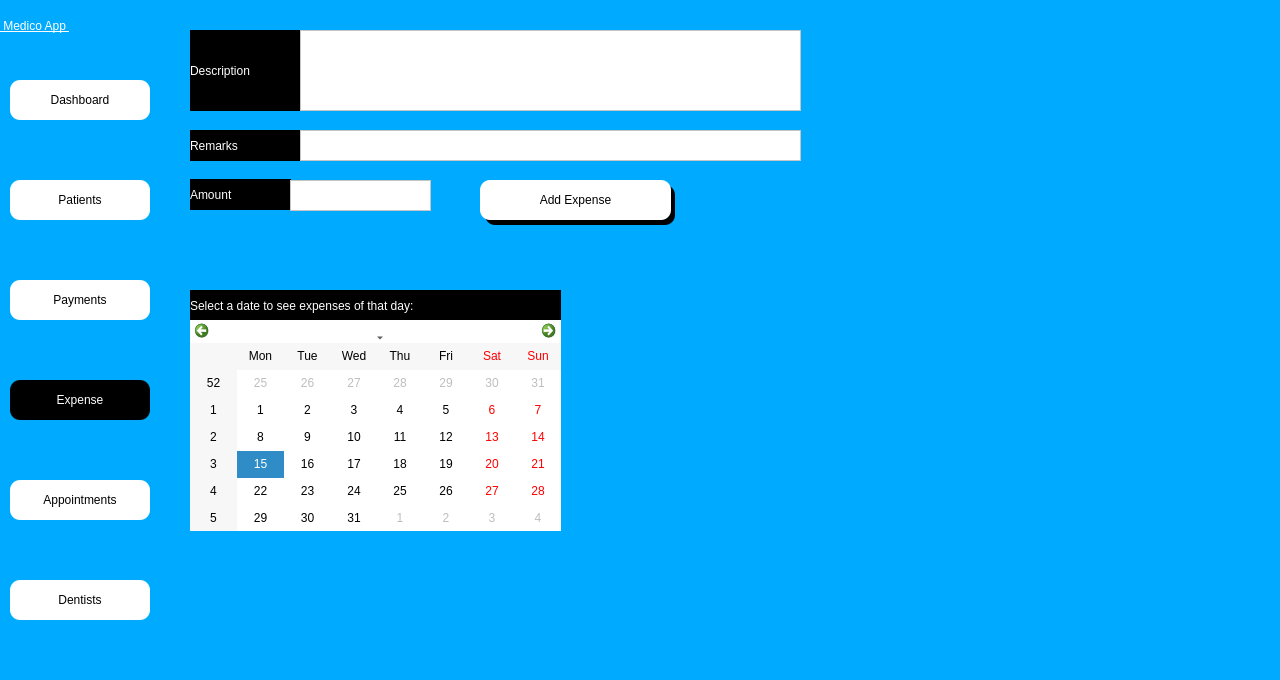
<?xml version="1.0" encoding="UTF-8"?>
<ui version="4.0">
 <class>Dialog</class>
 <widget class="QDialog" name="Dialog">
  <property name="geometry">
   <rect>
    <x>0</x>
    <y>0</y>
    <width>1280</width>
    <height>680</height>
   </rect>
  </property>
  <property name="windowTitle">
   <string>Dialog</string>
  </property>
  <property name="styleSheet">
   <string notr="true">background-color: rgb(0, 170, 255);</string>
  </property>
  <widget class="QWidget" name="side_bar" native="true">
   <property name="geometry">
    <rect>
     <x>0</x>
     <y>0</y>
     <width>160</width>
     <height>681</height>
    </rect>
   </property>
   <property name="styleSheet">
    <string notr="true">
background-color: rgba(170, 170, 255,.5);

</string>
   </property>
   <widget class="QPushButton" name="patient_btn">
    <property name="geometry">
     <rect>
      <x>10</x>
      <y>180</y>
      <width>140</width>
      <height>40</height>
     </rect>
    </property>
    <property name="styleSheet">
     <string notr="true">QPushButton{


font:  14pt &quot;Segoe UI &quot;;
background-color: rgb(255, 255, 255);
border-top-left-radius:10px;
border-bottom-left-radius:10px;
border-top-right-radius:10px;
border-bottom-right-radius:10px;}
QPushButton:hover{
	background-color: rgb(161, 161, 161);
	color: rgb(255, 255, 255);
}
QPushButton:focus{
	background-color: rgb(161, 161, 161);
	color: rgb(255, 255, 255);
}</string>
    </property>
    <property name="text">
     <string>Patients</string>
    </property>
    <property name="icon">
     <iconset>
      <normaloff>../Medico_modern/patientdownload .png</normaloff>../Medico_modern/patientdownload .png</iconset>
    </property>
   </widget>
   <widget class="QPushButton" name="dash_btn">
    <property name="geometry">
     <rect>
      <x>10</x>
      <y>80</y>
      <width>140</width>
      <height>40</height>
     </rect>
    </property>
    <property name="styleSheet">
     <string notr="true">QPushButton{


font:  14pt &quot;Segoe UI &quot;;
background-color: rgb(255, 255, 255);
border-top-left-radius:10px;
border-bottom-left-radius:10px;
border-top-right-radius:10px;
border-bottom-right-radius:10px;}
QPushButton:hover{
	background-color: rgb(161, 161, 161);
	color: rgb(255, 255, 255);
}
QPushButton:focus{
	background-color: rgb(161, 161, 161);
	color: rgb(255, 255, 255);
}</string>
    </property>
    <property name="text">
     <string>Dashboard</string>
    </property>
    <property name="icon">
     <iconset>
      <normaloff>../Medico_modern/dashboard.png</normaloff>../Medico_modern/dashboard.png</iconset>
    </property>
   </widget>
   <widget class="QPushButton" name="appointment_btn">
    <property name="geometry">
     <rect>
      <x>10</x>
      <y>480</y>
      <width>140</width>
      <height>40</height>
     </rect>
    </property>
    <property name="styleSheet">
     <string notr="true">QPushButton{


font:  14pt &quot;Segoe UI &quot;;
background-color: rgb(255, 255, 255);
border-top-left-radius:10px;
border-bottom-left-radius:10px;
border-top-right-radius:10px;
border-bottom-right-radius:10px;}
QPushButton:hover{
	background-color: rgb(161, 161, 161);
	color: rgb(255, 255, 255);
}
QPushButton:focus{
	background-color: rgb(161, 161, 161);
	color: rgb(255, 255, 255);
}</string>
    </property>
    <property name="text">
     <string>Appointments</string>
    </property>
    <property name="icon">
     <iconset>
      <normaloff>../Medico_modern/appointmentdownload (1).png</normaloff>../Medico_modern/appointmentdownload (1).png</iconset>
    </property>
   </widget>
   <widget class="QPushButton" name="dentist_btn">
    <property name="geometry">
     <rect>
      <x>10</x>
      <y>580</y>
      <width>140</width>
      <height>40</height>
     </rect>
    </property>
    <property name="styleSheet">
     <string notr="true">QPushButton{


font:  14pt &quot;Segoe UI &quot;;
background-color: rgb(255, 255, 255);
border-top-left-radius:10px;
border-bottom-left-radius:10px;
border-top-right-radius:10px;
border-bottom-right-radius:10px;}
QPushButton:hover{
	background-color: rgb(161, 161, 161);
	color: rgb(255, 255, 255);
}
QPushButton:focus{
	background-color: rgb(161, 161, 161);
	color: rgb(255, 255, 255);
}</string>
    </property>
    <property name="text">
     <string>Dentists</string>
    </property>
    <property name="icon">
     <iconset>
      <normaloff>../Medico_modern/dentistimages.png</normaloff>../Medico_modern/dentistimages.png</iconset>
    </property>
   </widget>
   <widget class="QPushButton" name="payment_btn">
    <property name="geometry">
     <rect>
      <x>10</x>
      <y>280</y>
      <width>140</width>
      <height>40</height>
     </rect>
    </property>
    <property name="styleSheet">
     <string notr="true">QPushButton{


font:  14pt &quot;Segoe UI &quot;;
background-color: rgb(255, 255, 255);
border-top-left-radius:10px;
border-bottom-left-radius:10px;
border-top-right-radius:10px;
border-bottom-right-radius:10px;}
QPushButton:hover{
	background-color: rgb(161, 161, 161);
	color: rgb(255, 255, 255);
}
QPushButton:focus{
	background-color: rgb(161, 161, 161);
	color: rgb(255, 255, 255);
}</string>
    </property>
    <property name="text">
     <string>Payments</string>
    </property>
    <property name="icon">
     <iconset>
      <normaloff>../Medico_modern/billingdownload (1).png</normaloff>../Medico_modern/billingdownload (1).png</iconset>
    </property>
   </widget>
   <widget class="QPushButton" name="expense_btn">
    <property name="geometry">
     <rect>
      <x>10</x>
      <y>380</y>
      <width>140</width>
      <height>40</height>
     </rect>
    </property>
    <property name="styleSheet">
     <string notr="true">
QPushButton{


font:  14pt &quot;Segoe UI &quot;;
background-color: rgb(255, 255, 255);
border-top-left-radius:10px;
border-bottom-left-radius:10px;
border-top-right-radius:10px;
border-bottom-right-radius:10px;

	background-color: rgb(0, 0, 0);
	color: rgb(255, 255, 255);
}

QPushButton:hover{
	background-color: rgb(161, 161, 161);
	color: rgb(255, 255, 255);
}
QPushButton:focus{
	background-color: rgb(0, 0, 0);
	color: rgb(255, 255, 255);
}</string>
    </property>
    <property name="text">
     <string>Expense</string>
    </property>
    <property name="icon">
     <iconset>
      <normaloff>../Medico_modern/billingdownload (1).png</normaloff>../Medico_modern/billingdownload (1).png</iconset>
    </property>
   </widget>
   <widget class="QLabel" name="label_4">
    <property name="geometry">
     <rect>
      <x>0</x>
      <y>0</y>
      <width>161</width>
      <height>51</height>
     </rect>
    </property>
    <property name="styleSheet">
     <string notr="true">font: 20pt &quot;MS Shell Dlg 2&quot;;
font: 75 20pt &quot;MS Shell Dlg 2&quot;;
text-decoration: underline;
font: 22pt &quot;MS Shell Dlg 2&quot;;
background-color: rgba(255, 255, 255,0);
color: rgb(255, 255, 255);
</string>
    </property>
    <property name="text">
     <string> Medico App </string>
    </property>
   </widget>
  </widget>
  <widget class="QLabel" name="expense_desc">
   <property name="geometry">
    <rect>
     <x>190</x>
     <y>30</y>
     <width>131</width>
     <height>81</height>
    </rect>
   </property>
   <property name="styleSheet">
    <string notr="true">
color: rgb(255, 255, 255);
background-color: rgb(0, 0, 0);

font:  14pt &quot;Segoe UI &quot;;</string>
   </property>
   <property name="text">
    <string>Description</string>
   </property>
  </widget>
  <widget class="QTextEdit" name="expense_desc_edit">
   <property name="geometry">
    <rect>
     <x>300</x>
     <y>30</y>
     <width>501</width>
     <height>81</height>
    </rect>
   </property>
   <property name="styleSheet">
    <string notr="true">background-color: rgb(255, 255, 255);
font: 12pt &quot;MS Shell Dlg 2&quot;;</string>
   </property>
  </widget>
  <widget class="QLabel" name="expense_remark">
   <property name="geometry">
    <rect>
     <x>190</x>
     <y>130</y>
     <width>111</width>
     <height>31</height>
    </rect>
   </property>
   <property name="styleSheet">
    <string notr="true">
color: rgb(255, 255, 255);
background-color: rgb(0, 0, 0);

font:  14pt &quot;Segoe UI &quot;;</string>
   </property>
   <property name="text">
    <string>Remarks</string>
   </property>
  </widget>
  <widget class="QTextEdit" name="expense_remark_edit">
   <property name="geometry">
    <rect>
     <x>300</x>
     <y>130</y>
     <width>501</width>
     <height>31</height>
    </rect>
   </property>
   <property name="styleSheet">
    <string notr="true">background-color: rgb(255, 255, 255);
font: 12pt &quot;MS Shell Dlg 2&quot;;</string>
   </property>
  </widget>
  <widget class="QLabel" name="expense_amount">
   <property name="geometry">
    <rect>
     <x>190</x>
     <y>179</y>
     <width>101</width>
     <height>31</height>
    </rect>
   </property>
   <property name="styleSheet">
    <string notr="true">
color: rgb(255, 255, 255);
background-color: rgb(0, 0, 0);

font:  14pt &quot;Segoe UI &quot;;</string>
   </property>
   <property name="text">
    <string>Amount</string>
   </property>
  </widget>
  <widget class="QTextEdit" name="expense_amount_edit">
   <property name="geometry">
    <rect>
     <x>290</x>
     <y>180</y>
     <width>141</width>
     <height>31</height>
    </rect>
   </property>
   <property name="styleSheet">
    <string notr="true">background-color: rgb(255, 255, 255);
font: 12pt &quot;MS Shell Dlg 2&quot;;</string>
   </property>
  </widget>
  <widget class="QPushButton" name="add_expense_btn">
   <property name="geometry">
    <rect>
     <x>480</x>
     <y>180</y>
     <width>191</width>
     <height>40</height>
    </rect>
   </property>
   <property name="styleSheet">
    <string notr="true">QPushButton{


font:  14pt &quot;Segoe UI &quot;;
background-color: rgb(255, 255, 255);
border-top-left-radius:10px;
border-bottom-left-radius:10px;
border-top-right-radius:10px;
border-bottom-right-radius:10px;}
QPushButton:hover{
	background-color: rgb(161, 161, 161);
	color: rgb(255, 255, 255);
}
QPushButton:focus{
	background-color: rgb(161, 161, 161);
	color: rgb(255, 255, 255);
}</string>
   </property>
   <property name="text">
    <string>Add Expense</string>
   </property>
  </widget>
  <widget class="QLabel" name="select_date">
   <property name="geometry">
    <rect>
     <x>190</x>
     <y>290</y>
     <width>371</width>
     <height>31</height>
    </rect>
   </property>
   <property name="styleSheet">
    <string notr="true">
color: rgb(255, 255, 255);
background-color: rgb(0, 0, 0);

font:  14pt &quot;Segoe UI &quot;;</string>
   </property>
   <property name="text">
    <string>Select a date to see expenses of that day:</string>
   </property>
  </widget>
  <widget class="QCalendarWidget" name="calendarWidget">
   <property name="geometry">
    <rect>
     <x>190</x>
     <y>320</y>
     <width>371</width>
     <height>211</height>
    </rect>
   </property>
   <property name="focusPolicy">
    <enum>Qt::ClickFocus</enum>
   </property>
   <property name="styleSheet">
    <string notr="true">background-color: rgb(255, 255, 255);
color: rgba(0, 0, 0,.9);
</string>
   </property>
  </widget>
  <widget class="QLabel" name="label_2">
   <property name="geometry">
    <rect>
     <x>485</x>
     <y>185</y>
     <width>190</width>
     <height>40</height>
    </rect>
   </property>
   <property name="styleSheet">
    <string notr="true">font: 12pt &quot;MS Shell Dlg 2&quot;;
border-color: rgb(0, 0, 0);
border-top-left-radius:10px;
border-bottom-left-radius:10px;
border-top-right-radius:10px;
border-bottom-right-radius:10px;
border-bottom-color: rgb(0, 0, 0);
selection-color: rgb(255, 255, 255);
background-color: rgb(0, 0, 0);
color: rgb(255, 255, 255);</string>
   </property>
   <property name="text">
    <string/>
   </property>
  </widget>
  <widget class="QLabel" name="label">
   <property name="geometry">
    <rect>
     <x>0</x>
     <y>0</y>
     <width>1280</width>
     <height>680</height>
    </rect>
   </property>
   <property name="text">
    <string/>
   </property>
   <property name="pixmap">
    <pixmap>Images/Designer_1.png</pixmap>
   </property>
   <property name="scaledContents">
    <bool>true</bool>
   </property>
  </widget>
  <zorder>label</zorder>
  <zorder>side_bar</zorder>
  <zorder>expense_desc</zorder>
  <zorder>expense_desc_edit</zorder>
  <zorder>expense_remark</zorder>
  <zorder>expense_remark_edit</zorder>
  <zorder>expense_amount</zorder>
  <zorder>expense_amount_edit</zorder>
  <zorder>select_date</zorder>
  <zorder>calendarWidget</zorder>
  <zorder>label_2</zorder>
  <zorder>add_expense_btn</zorder>
 </widget>
 <tabstops>
  <tabstop>expense_btn</tabstop>
  <tabstop>appointment_btn</tabstop>
  <tabstop>dentist_btn</tabstop>
  <tabstop>expense_desc_edit</tabstop>
  <tabstop>expense_remark_edit</tabstop>
  <tabstop>expense_amount_edit</tabstop>
  <tabstop>add_expense_btn</tabstop>
  <tabstop>dash_btn</tabstop>
  <tabstop>patient_btn</tabstop>
  <tabstop>payment_btn</tabstop>
 </tabstops>
 <resources/>
 <connections/>
</ui>
